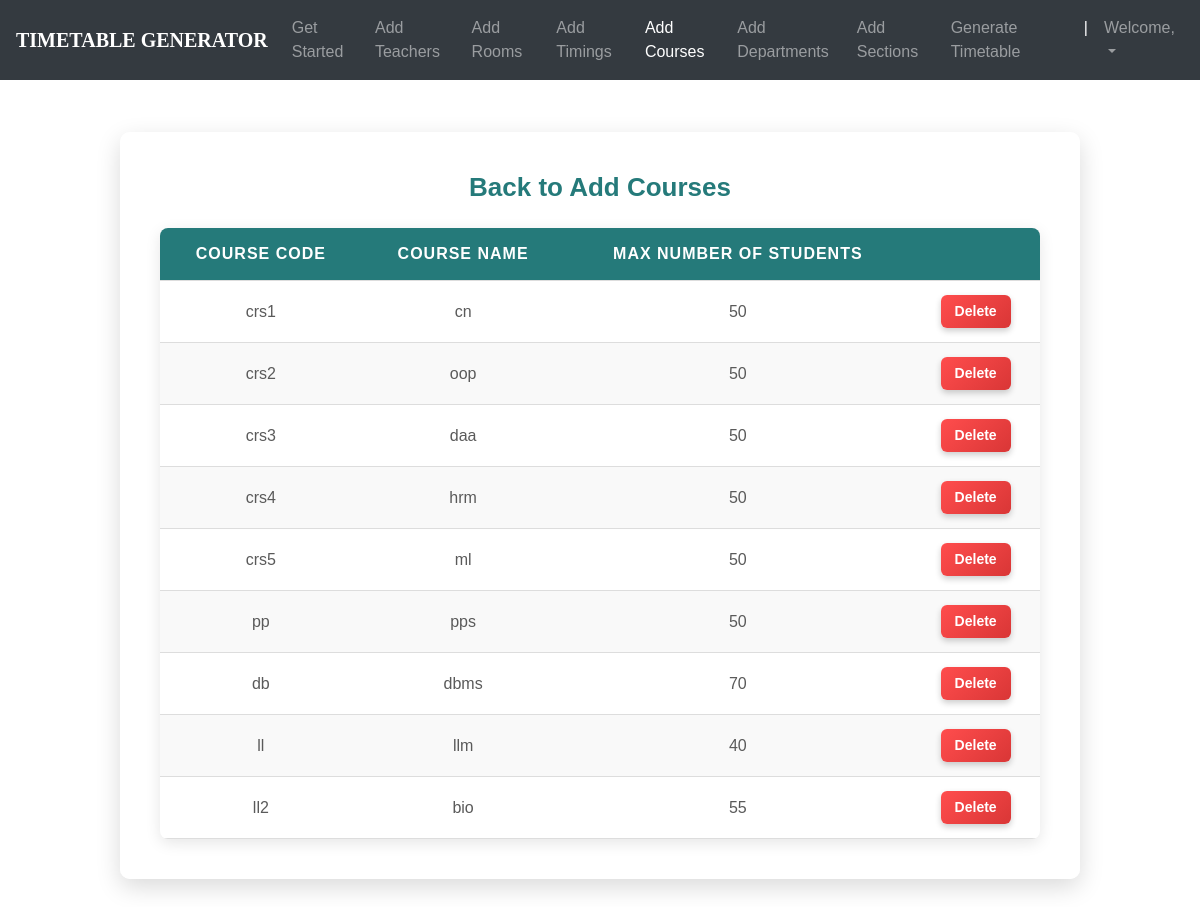
The page /courses_list/ (signed in) on the database as committed earlier.
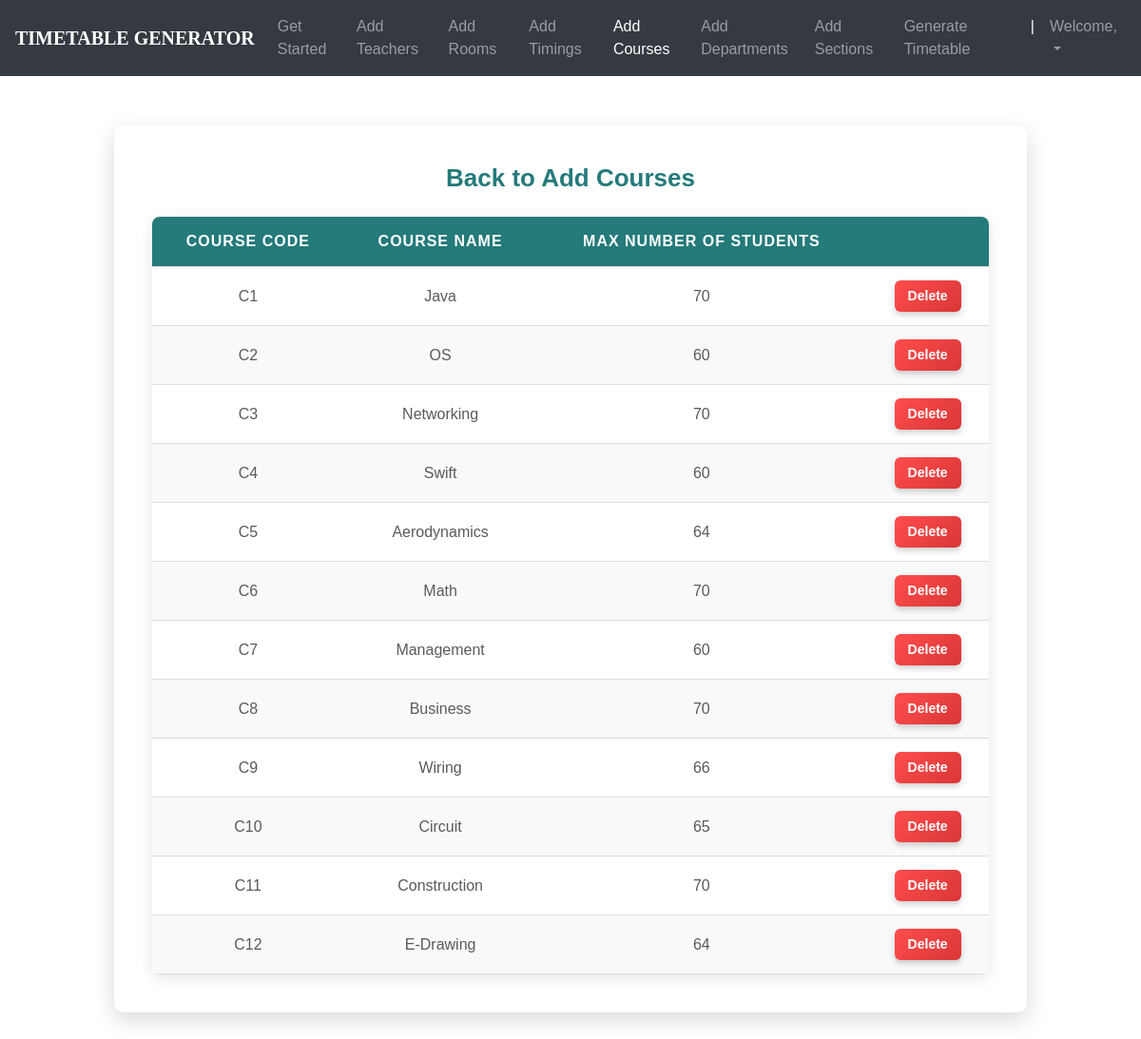
The same page on the database as committed later.
### ttgen/models.py (models this page shows, shortened)
class Course(models.Model):
    course_number = models.CharField(max_length=5, primary_key=True)
    course_name = models.CharField(max_length=40)
    max_numb_students = models.CharField(max_length=65)
    room_required = models.CharField(max_length=20, default='Lecture Hall')
    time = models.CharField(max_length=40, default='1')
    instructors = models.ManyToManyField(Instructor)

### ttgen/views.py (the view)
# urls.py: path('courses_list/', views.course_list_view, name='editcourse'),
@login_required
def course_list_view(request):
    return render(request, 'courseslist.html', {
        'courses': Course.objects.all()
    })

### templates/courseslist.html (shortened to what this page needs)
<!DOCTYPE html>
<html lang="en">
<head>
	<link rel="stylesheet" href="https://maxcdn.bootstrapcdn.com/bootstrap/4.0.0/css/bootstrap.min.css">
    <link rel="stylesheet" type="text/css" href="static/css/index.css">
</head>
<body>
        <header>
			<nav class="navbar navbar-expand-md navbar-dark fixed-top bg-dark">
                <a class="navbar-brand" href="#"><b>TIMETABLE GENERATOR</b></a>
                <div class="collapse navbar-collapse" id="navbarCollapse">
                    <ul class="navbar-nav ml-auto">
                    <li class="nav-item">
                        <a class="nav-link" href="{% url 'admindash' %}">Get Started</a>
                    </li>
                    <li class="nav-item">
                        <a class="nav-link" href="{% url 'addInstructors' %}">Add Teachers</a>
                    </li>
                    <li class="nav-item">
                        <a class="nav-link" href="{% url 'addRooms' %}">Add Rooms</a>
                    </li>
                    <li class="nav-item">
		                <a class="nav-link" href="{% url 'addTimings' %}">Add Timings</a>
		            </li>
                    <li class="nav-item active">
                        <a class="nav-link" href="{% url 'addCourses' %}">Add Courses</a>
                    </li>
                    <li class="nav-item">
			            <a class="nav-link" href="{% url 'addDepts' %}">Add Departments</a>
		            </li>
                    <li class="nav-item">
			            <a class="nav-link" href="{% url 'addSections' %}">Add Sections</a>
		            </li>
                    <li class="nav-item">
			            <a class="nav-link" href="{% url 'generate' %}">Generate Timetable</a>
		            </li>
                    <li class="nav-item active">
			            <a class="nav-link">|</a>
		            </li>
                    <li class="nav-item dropdown">
		                <a class="nav-link dropdown-toggle" href="#" id="dropdown03" data-toggle="dropdown" aria-haspopup="true" aria-expanded="false">Welcome, {{ user.first_name }}</a>
		            </li>
                    </ul>
                </div>
            </nav>
        </header>
        <br><br>
    {% block content %}
{% load static %}
<fieldset class="fieldset">
    <a href="{% url 'addCourses'%}"><h1 class="tablink" onclick="openPage('new')" id="defaultOpen">Back to Add Courses</h1></a>
    <div class="tabcontent" id="edit">
        <table class="table1">
            <thead>
            <tr class="table-headers">
            <th>Course Code</th>
            <th>Course Name</th>
            <th>Max number of students</th>
            <th  class="empty"></th>
            </tr>
            </thead>
            <tbody>
            {% for crs in courses %}
            <tr>
             <td>{{crs.course_number}}</td>
             <td>{{crs.course_name}}</td>
             <td>{{crs.max_numb_students}}</td>
             <td class="empty">
                <form action="{% url 'deletecourse' crs.course_number %}" method="post">
                        <input type="submit" value="Delete" class="cross">
                </form>
             </td>
             </tr>
            {% endfor %}
            </tbody>
        </table>
    </div>
</fieldset>
{% endblock %}

Rows that differ between the two databases and show on the page:
removed Course: course_number "crs1", course_name "cn", max_numb_students "50"
removed Course: course_number "crs2", course_name "oop", max_numb_students "50"
removed Course: course_number "crs3", course_name "daa", max_numb_students "50"
removed Course: course_number "crs4", course_name "hrm", max_numb_students "50"
removed Course: course_number "crs5", course_name "ml", max_numb_students "50"
removed Course: course_number "pp", course_name "pps", max_numb_students "50"
removed Course: course_number "db", course_name "dbms", max_numb_students "70"
removed Course: course_number "ll", course_name "llm", max_numb_students "40"
removed Course: course_number "ll2", course_name "bio", max_numb_students "55"
added Course: course_number "C1", course_name "Java", max_numb_students "70"
added Course: course_number "C2", course_name "OS", max_numb_students "60"
added Course: course_number "C3", course_name "Networking", max_numb_students "70"
added Course: course_number "C4", course_name "Swift", max_numb_students "60"
added Course: course_number "C5", course_name "Aerodynamics", max_numb_students "64"
added Course: course_number "C6", course_name "Math", max_numb_students "70"
added Course: course_number "C7", course_name "Management", max_numb_students "60"
added Course: course_number "C8", course_name "Business", max_numb_students "70"
added Course: course_number "C9", course_name "Wiring", max_numb_students "66"
added Course: course_number "C10", course_name "Circuit", max_numb_students "65"
added Course: course_number "C11", course_name "Construction", max_numb_students "70"
added Course: course_number "C12", course_name "E-Drawing", max_numb_students "64"
